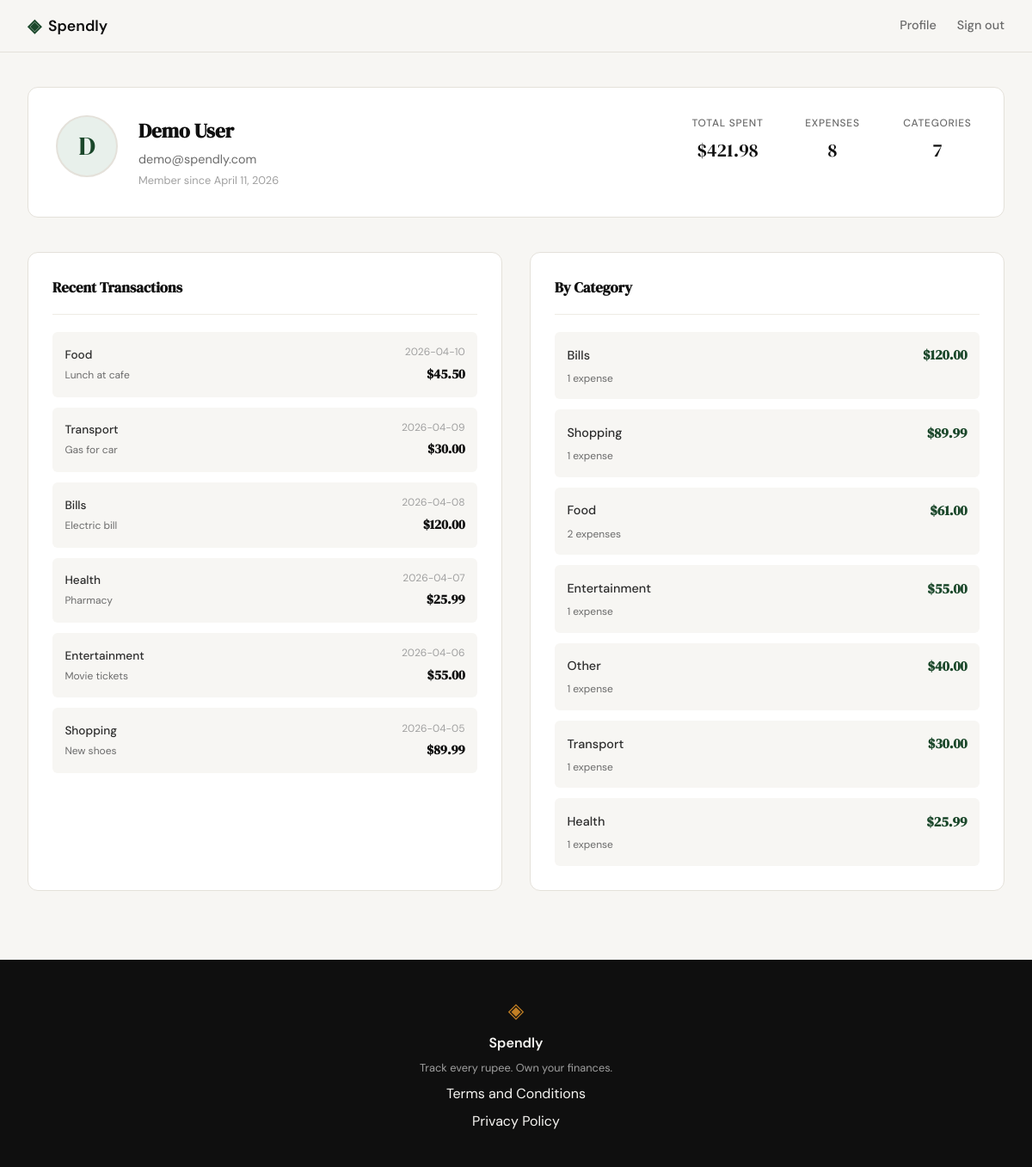
Screenshot of /profile (signed in) with the database file from the repository.
### tables this page shows
CREATE TABLE users (
            id INTEGER PRIMARY KEY AUTOINCREMENT,
            name TEXT NOT NULL,
            email TEXT UNIQUE NOT NULL,
            password_hash TEXT NOT NULL,
            created_at TEXT DEFAULT (datetime('now'))
        );

CREATE TABLE expenses (
            id INTEGER PRIMARY KEY AUTOINCREMENT,
            user_id INTEGER NOT NULL,
            amount REAL NOT NULL,
            category TEXT NOT NULL,
            date TEXT NOT NULL,
            description TEXT,
            created_at TEXT DEFAULT (datetime('now')),
            FOREIGN KEY (user_id) REFERENCES users(id)
        );

### app.py (the view)
@app.route("/profile")
def profile():
    user_id = session.get("user_id")
    if not user_id:
        return redirect(url_for("login"))
    conn = get_db()
    try:
        user = conn.execute(
            "SELECT id, name, email, created_at FROM users WHERE id = ?",
            (user_id,)
        ).fetchone()
        if not user:
            session.clear()
            return redirect(url_for("login"))
        totals = conn.execute(
            "SELECT COUNT(*) as count, COALESCE(SUM(amount), 0) as total FROM expenses WHERE user_id = ?",
            (user_id,)
        ).fetchone()
        recent = conn.execute(
            """SELECT id, category, amount, date, description
               FROM expenses WHERE user_id = ?
               ORDER BY date DESC LIMIT 6""",
            (user_id,)
        ).fetchall()
        by_category = conn.execute(
            """SELECT category, COUNT(*) as count, SUM(amount) as total
               FROM expenses WHERE user_id = ?
               GROUP BY category ORDER BY total DESC""",
            (user_id,)
        ).fetchall()
    finally:
        conn.close()
    from datetime import datetime
    try:
        joined = datetime.strptime(user["created_at"], "%Y-%m-%d %H:%M:%S").strftime("%B %d, %Y")
    except (ValueError, TypeError):
        joined = user["created_at"]
    return render_template(
        "profile.html",
        user=user,
        totals=totals,
        recent=recent,
        by_category=by_category,
        joined=joined,
    )

### database/db.py (called while the page is built)
def get_db():
    conn = sqlite3.connect(DATABASE)
    conn.row_factory = sqlite3.Row
    conn.execute("PRAGMA foreign_keys = ON")
    return conn

### templates/profile.html (shortened to what this page needs)
{% extends "base.html" %}
{% block content %}
<section class="profile-section">
    <div class="profile-wrapper">
        <div class="profile-header">
            <div class="profile-user-card">
                <div class="profile-avatar">{{ user.name[0].upper() }}</div>
                <div>
                    <h1 class="profile-name">{{ user.name }}</h1>
                    <p class="profile-email">{{ user.email }}</p>
                    <p class="profile-joined">Member since {{ joined }}</p>
                </div>
            </div>
            <div class="profile-header-stats">
                <div class="profile-stat-mini">
                    <span class="profile-stat-mini-label">Total Spent</span>
                    <span class="profile-stat-mini-value">${{ "%.2f" | format(totals.total) }}</span>
                </div>
                <div class="profile-stat-mini">
                    <span class="profile-stat-mini-label">Expenses</span>
                    <span class="profile-stat-mini-value">{{ totals.count }}</span>
                </div>
                <div class="profile-stat-mini">
                    <span class="profile-stat-mini-label">Categories</span>
                    <span class="profile-stat-mini-value">{{ by_category | length }}</span>
                </div>
            </div>
        </div>
        <div class="profile-content">
            <div class="profile-column">
                <h2 class="profile-section-title">Recent Transactions</h2>
                {% if recent %}
                <div class="profile-transactions">
                    {% for txn in recent %}
                    <div class="profile-transaction-row">
                        <div class="profile-transaction-info">
                            <span class="profile-transaction-category">{{ txn.category }}</span>
                            <span class="profile-transaction-description">{{ txn.description if txn.description else "No description" }}</span>
                        </div>
                        <div class="profile-transaction-meta">
                            <span class="profile-transaction-date">{{ txn.date }}</span>
                            <span class="profile-transaction-amount">${{ "%.2f" | format(txn.amount) }}</span>
                        </div>
                    </div>
                    {% endfor %}
                </div>
                {% else %}
                <div class="profile-empty-state">
                    <p class="profile-empty-text">No transactions yet</p>
                    <p class="profile-empty-sub">Add your first expense to get started</p>
                </div>
                {% endif %}
            </div>
            <div class="profile-column">
                <h2 class="profile-section-title">By Category</h2>
                {% if by_category %}
                <div class="profile-categories">
                    {% for row in by_category %}
                    <div class="profile-category-item">
                        <div class="profile-category-header">
                            <span class="profile-category-name">{{ row.category }}</span>
                            <span class="profile-category-amount">${{ "%.2f" | format(row.total) }}</span>
                        </div>
                        <p class="profile-category-meta">{{ row.count }} expense{{ 's' if row.count != 1 else '' }}</p>
                    </div>
                    {% endfor %}
                </div>
                {% else %}
                <div class="profile-empty-state">
                    <p class="profile-empty-text">No categories yet</p>
                    <p class="profile-empty-sub">Create an expense to populate categories</p>
                </div>
                {% endif %}
            </div>
        </div>
    </div>
</section>
{% endblock %}

### static/css/style.css (style rules this page uses)
:root { --ink: #0f0f0f; --ink-soft: #2d2d2d; --ink-muted: #6b6b6b; --ink-faint: #a0a0a0; --paper: #f7f6f3; --paper-warm: #f0ede6; --paper-card: #ffffff; --accent: #1a472a; --accent-light: #e8f0eb; --accent-2: #c17f24; --accent-2-light: #fdf3e3; --danger: #c0392b; --danger-light: #fdecea; --border: #e4e1da; --border-soft: #eeebe4; --font-display: 'DM Serif Display', Georgia, serif; --font-body: 'DM Sans', system-ui, sans-serif; --max-width: 1200px; --auth-width: 440px; --radius-sm: 6px; --radius-md: 12px; --radius-lg: 20px; }
*, *::before, *::after { box-sizing: border-box; margin: 0; padding: 0; }
html { font-size: 16px; scroll-behavior: smooth; }
body { background: var(--paper); color: var(--ink); font-family: var(--font-body); font-size: 1rem; line-height: 1.6; -webkit-font-smoothing: antialiased; }
.profile-section { padding: 2.5rem 2rem 5rem; background: var(--paper); min-height: calc(100vh - 60px - 100px); }
.profile-wrapper { max-width: 1200px; margin: 0 auto; }
.profile-header { display: flex; align-items: flex-start; justify-content: space-between; gap: 2rem; margin-bottom: 2.5rem; background: var(--paper-card); border: 1px solid var(--border); border-radius: var(--radius-md); padding: 2rem; }
.profile-user-card { display: flex; gap: 1.5rem; align-items: flex-start; flex: 1; }
.profile-avatar { width: 72px; height: 72px; border-radius: 50%; background: var(--accent-light); color: var(--accent); font-family: var(--font-display); font-size: 1.9rem; display: flex; align-items: center; justify-content: center; border: 2px solid var(--border); flex-shrink: 0; }
.profile-name { font-family: var(--font-display); font-size: 1.45rem; color: var(--ink); margin-bottom: 0.2rem; }
.profile-email { font-size: 0.9rem; color: var(--ink-muted); margin-bottom: 0.15rem; }
.profile-joined { font-size: 0.8rem; color: var(--ink-faint); }
.profile-header-stats { display: flex; gap: 2rem; }
.profile-stat-mini { display: flex; flex-direction: column; gap: 0.3rem; text-align: center; min-width: 90px; }
.profile-stat-mini-label { font-size: 0.75rem; color: var(--ink-muted); text-transform: uppercase; letter-spacing: 0.06em; font-weight: 500; }
.profile-stat-mini-value { font-family: var(--font-display); font-size: 1.35rem; color: var(--ink); }
.profile-content { display: grid; grid-template-columns: 1fr 1fr; gap: 2rem; }
.profile-column { background: var(--paper-card); border: 1px solid var(--border); border-radius: var(--radius-md); padding: 1.75rem; }
.profile-section-title { font-family: var(--font-display); font-size: 1.05rem; color: var(--ink); margin-bottom: 1.25rem; padding-bottom: 1rem; border-bottom: 1px solid var(--border-soft); }
.profile-transactions { display: flex; flex-direction: column; gap: 0.75rem; }
.profile-transaction-row { display: flex; justify-content: space-between; align-items: center; padding: 0.9rem; background: var(--paper); border-radius: var(--radius-sm); gap: 1rem; }
.profile-transaction-info { flex: 1; display: flex; flex-direction: column; gap: 0.2rem; min-width: 0; }
.profile-transaction-category { font-size: 0.85rem; color: var(--ink-soft); font-weight: 500; }
.profile-transaction-description { font-size: 0.75rem; color: var(--ink-muted); white-space: nowrap; overflow: hidden; text-overflow: ellipsis; }
.profile-transaction-meta { display: flex; flex-direction: column; align-items: flex-end; gap: 0.2rem; white-space: nowrap; }
.profile-transaction-date { font-size: 0.75rem; color: var(--ink-faint); }
.profile-transaction-amount { font-family: var(--font-display); font-size: 0.95rem; color: var(--ink); font-weight: 600; }
.profile-categories { display: flex; flex-direction: column; gap: 0.75rem; }
.profile-category-item { padding: 0.9rem; background: var(--paper); border-radius: var(--radius-sm); }
.profile-category-header { display: flex; justify-content: space-between; align-items: center; margin-bottom: 0.3rem; }
.profile-category-name { font-size: 0.9rem; color: var(--ink-soft); font-weight: 500; }
.profile-category-amount { font-family: var(--font-display); font-size: 1rem; color: var(--accent); font-weight: 600; }
.profile-category-meta { font-size: 0.75rem; color: var(--ink-muted); margin: 0; }

### rows the page displays
users: name "D", name "Demo User", email "demo@spendly.com"
expenses: category "Food", description "Lunch at cafe", date "2026-04-10", amount "45.50"
expenses: category "Transport", description "Gas for car", date "2026-04-09", amount "30.00", total "30.00", count "1"
expenses: category "Bills", description "Electric bill", date "2026-04-08", amount "120.00", total "120.00", count "1"
expenses: category "Health", description "Pharmacy", date "2026-04-07", amount "25.99", total "25.99", count "1"
expenses: category "Entertainment", description "Movie tickets", date "2026-04-06", amount "55.00", total "55.00", count "1"
expenses: category "Shopping", description "New shoes", date "2026-04-05", amount "89.99", total "89.99", count "1"
expenses: category "Other", total "40.00", count "1"

### other values shown
{{ joined }} "April 11, 2026"
{{ "%.2f" | format(totals.total) }} "421.98"
{{ totals.count }} "8"
{{ by_category | length }} "7"
{{ row.category }} "Food"
{{ "%.2f" | format(row.total) }} "61.00"
{{ row.count }} "2"
{{ 's' if row.count != 1 else '' }} "s"
